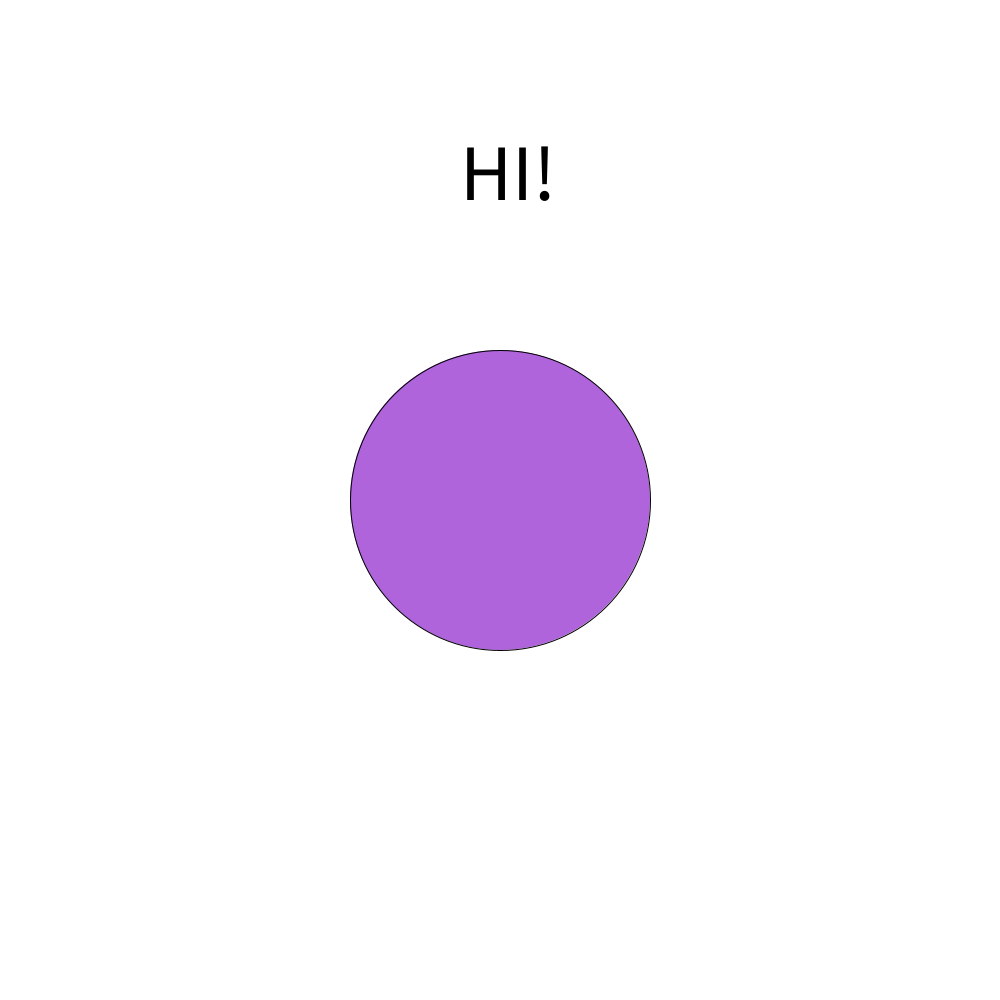
Frame 1 (no input)
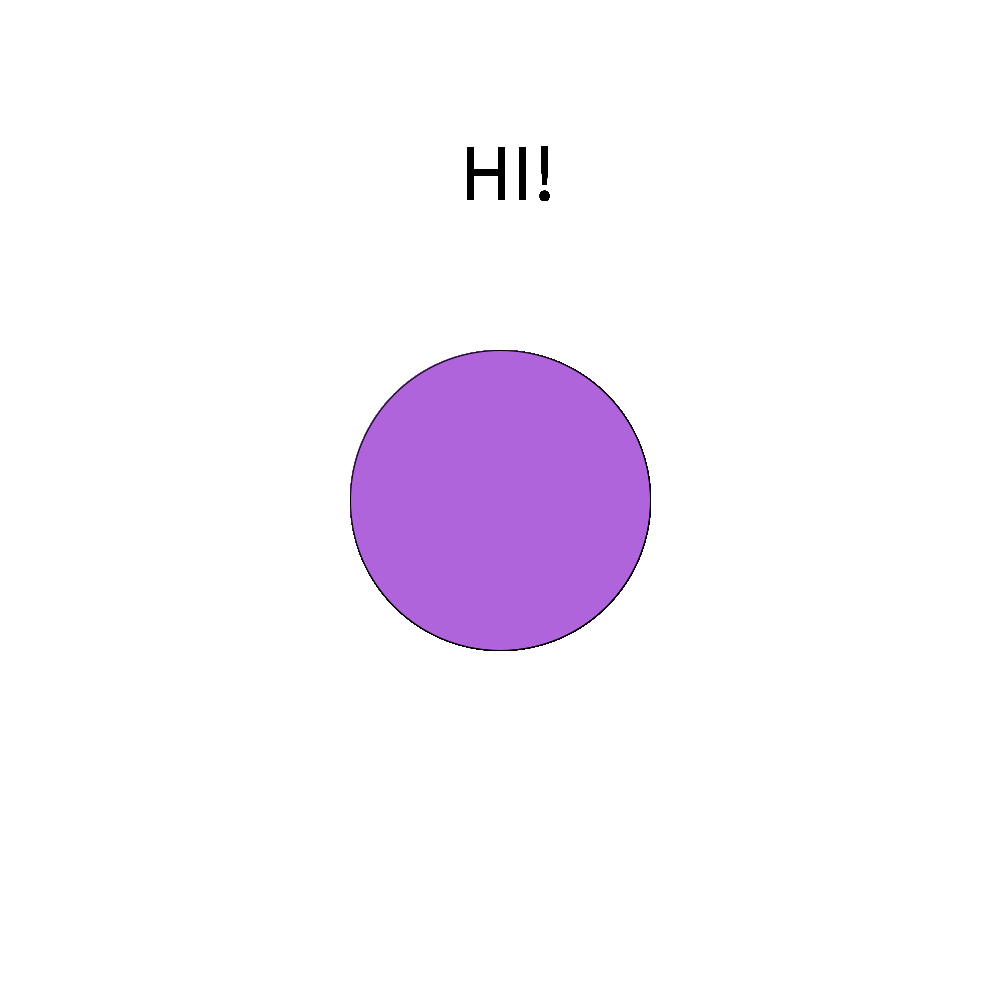
Frame 60 (the mouse pressed at the canvas centre just before this capture)
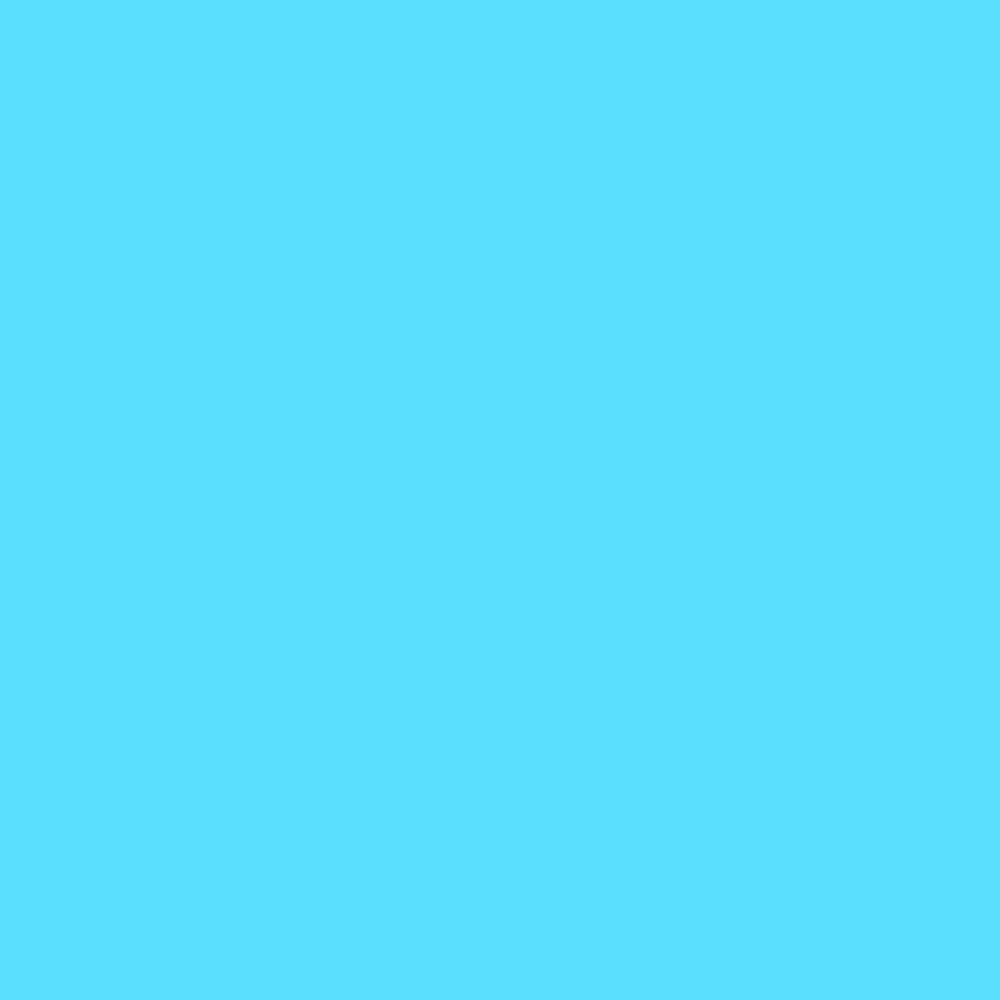
Frame 120 (the mouse held since frame 60 and released just before this capture)

The Processing sketch that drew these frames (run headless with seeded random() and noise(); from frame 60 on, the mouse is pressed at the canvas centre):

// Processing sketch: functions
// ── functions.pde
String [] Phrases={" FAREWELL!", " SEE YA LATER", " GOOD BYE!"};
String [] Greetings={" HI!", " HEY!", "WHATSUP!"};
int index = int(random(Phrases.length));
int index2 = int(random(Greetings.length));
void setup(){
  size (1000, 1000);
  background(255);
  
}

void draw(){
 
  Circle();
  Change();
  

    
    
    
}


void Circle(){
  
  if (mousePressed == true){
    fill(20, 75, 200);
    ellipse (500, 500, 300, 300);
    textSize(80);
    fill(0);
    textAlign (CENTER);
    text ( Phrases[index], 500, 800);
    }else { 
      fill(175, 100, 220);
      ellipse (500, 500, 300, 300);
     textSize(80);
     fill(0);
     textAlign(CENTER);
     text ( Greetings[index2], 500, 200);
    
  
  
 }
}
 
 void Change(){
   
   if( mouseX >= width/2){
     background(90, 223, 255);
     
   
}
 

}
